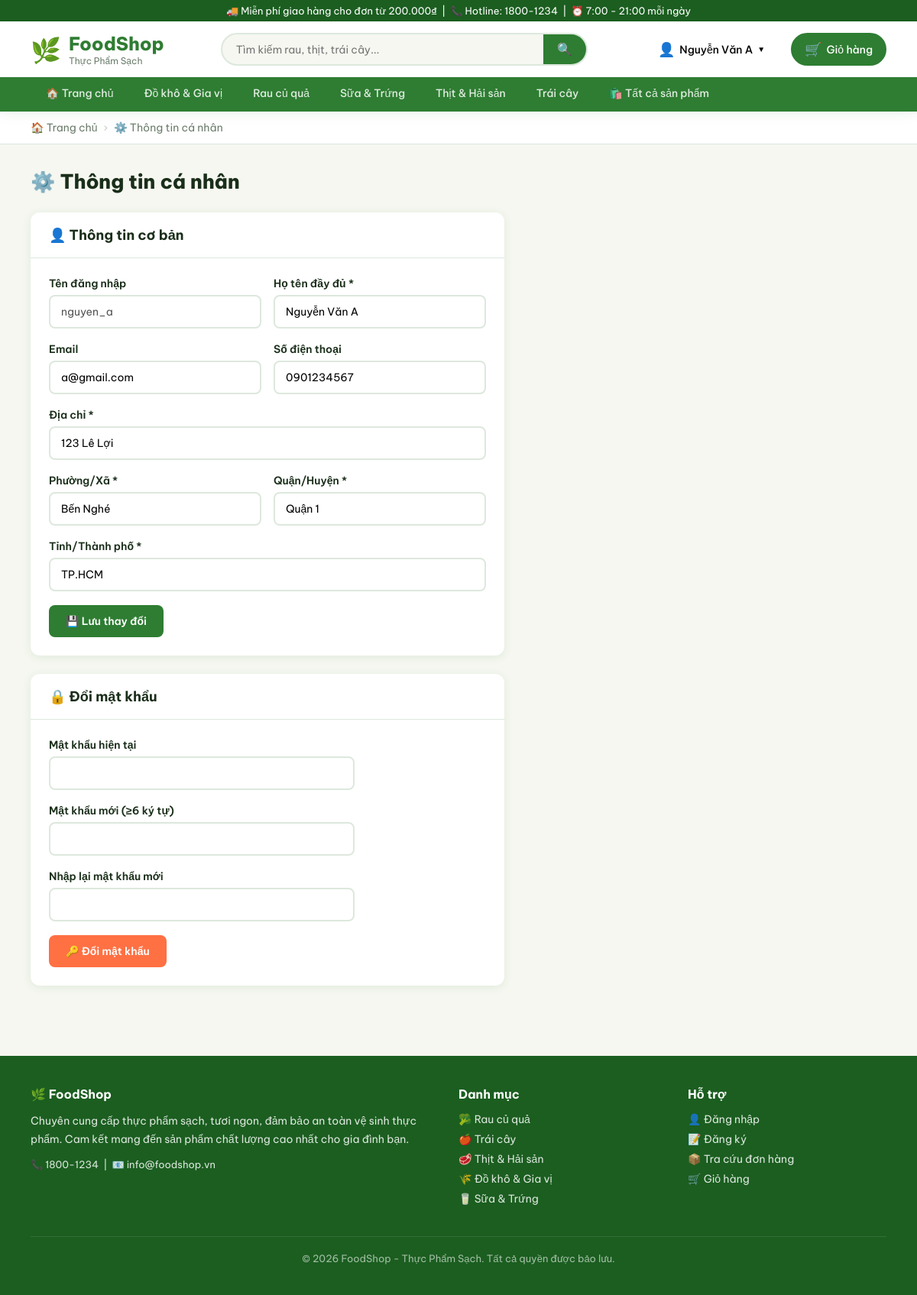
The app's page /profile.php (signed in) with its own data.
### tables this page shows
CREATE TABLE categories (
    id INT AUTO_INCREMENT PRIMARY KEY,
    name VARCHAR(200) NOT NULL,
    slug VARCHAR(200),
    description TEXT,
    status ENUM('show','hide') DEFAULT 'show',
    profit_rate DECIMAL(5,2) DEFAULT 20.00
);

CREATE TABLE users (
    id INT AUTO_INCREMENT PRIMARY KEY,
    username VARCHAR(100) NOT NULL UNIQUE,
    password VARCHAR(255) NOT NULL,
    fullname VARCHAR(200) NOT NULL,
    email VARCHAR(200) UNIQUE,
    phone VARCHAR(20),
    address TEXT,
    ward VARCHAR(100),
    district VARCHAR(100),
    city VARCHAR(100),
    role ENUM('admin','customer') DEFAULT 'customer',
    status ENUM('active','locked') DEFAULT 'active',
    created_at TIMESTAMP DEFAULT CURRENT_TIMESTAMP
);

### config/functions.php (called while the page is built, shortened)
<?php
function sanitize($str) {
    return htmlspecialchars(trim($str), ENT_QUOTES, 'UTF-8');
}
function isLoggedIn() {
    return isset($_SESSION['user_id']);
}
function getCategories($pdo) {
    return $pdo->query("SELECT * FROM categories WHERE status='show' ORDER BY name")->fetchAll();
}

### profile.php (the view, shortened to what this page needs)
<?php
require_once 'includes/header.php';
$user_id = $_SESSION['user_id'];
$stmt = $pdo->prepare("SELECT * FROM users WHERE id=?"); $stmt->execute([$user_id]);
$user = $stmt->fetch();
?>
<div class="breadcrumb">
    <a href="/shop/index.php">🏠 Trang chủ</a>
    <span class="sep">›</span>
    <span>⚙️ Thông tin cá nhân</span>
</div>
<div style="padding:32px 40px; max-width:700px;">
    <h1 style="font-size:26px;font-weight:800;margin-bottom:24px;">⚙️ Thông tin cá nhân</h1>
    <div class="card mb-3">
        <div class="card-header"><h3>👤 Thông tin cơ bản</h3></div>
        <div class="card-body">
            <form method="POST">
                <div class="form-row">
                    <div class="form-group">
                        <label>Tên đăng nhập</label>
                        <input type="text" class="form-control" value="<?= sanitize($user['username']) ?>" disabled>
                    </div>
                    <div class="form-group">
                        <label>Họ tên đầy đủ *</label>
                        <input type="text" name="fullname" class="form-control" value="<?= sanitize($user['fullname']) ?>" required>
                    </div>
                </div>
                <div class="form-row">
                    <div class="form-group">
                        <label>Email</label>
                        <input type="email" name="email" class="form-control" value="<?= sanitize($user['email']) ?>">
                    </div>
                    <div class="form-group">
                        <label>Số điện thoại</label>
                        <input type="tel" name="phone" class="form-control" value="<?= sanitize($user['phone']) ?>">
                    </div>
                </div>
                <div class="form-group">
                    <label>Địa chỉ *</label>
                    <input type="text" name="address" class="form-control" value="<?= sanitize($user['address']) ?>" required>
                </div>
                <div class="form-row">
                    <div class="form-group">
                        <label>Phường/Xã *</label>
                        <input type="text" name="ward" class="form-control" value="<?= sanitize($user['ward']) ?>" required>
                    </div>
                    <div class="form-group">
                        <label>Quận/Huyện *</label>
                        <input type="text" name="district" class="form-control" value="<?= sanitize($user['district']) ?>" required>
                    </div>
                </div>
                <div class="form-group">
                    <label>Tỉnh/Thành phố *</label>
                    <input type="text" name="city" class="form-control" value="<?= sanitize($user['city']) ?>" required>
                </div>
                <button type="submit" class="btn btn-primary">💾 Lưu thay đổi</button>
            </form>
        </div>
    </div>
    <div class="card">
        <div class="card-header"><h3>🔒 Đổi mật khẩu</h3></div>
        <div class="card-body">
            <form method="POST" style="max-width:400px;">
                <div class="form-group">
                    <label>Mật khẩu hiện tại</label>
                    <input type="password" name="old_password" class="form-control" required>
                </div>
                <div class="form-group">
                    <label>Mật khẩu mới (≥6 ký tự)</label>
                    <input type="password" name="new_password" class="form-control" required>
                </div>
                <div class="form-group">
                    <label>Nhập lại mật khẩu mới</label>
                    <input type="password" name="confirm_password" class="form-control" required>
                </div>
                <button type="submit" class="btn btn-accent">🔑 Đổi mật khẩu</button>
            </form>
        </div>
    </div>
</div>
<?php require_once 'includes/footer.php'; ?>

### includes/header.php (shortened to what this page needs)
<?php
require_once __DIR__ . '/../config/db.php';
require_once __DIR__ . '/../config/functions.php';
$categories = getCategories($pdo);
$current_page = basename($_SERVER['PHP_SELF']);
$current_dir = basename(dirname($_SERVER['PHP_SELF']));
?>
<!DOCTYPE html>
<html lang="vi">
<head>
<link rel="stylesheet" href="/shop/assets/css/style.css">
</head>
<body>
<header class="site-header">
    <div class="header-top">
        🚚 Miễn phí giao hàng cho đơn từ 200.000₫ &nbsp;|&nbsp; 📞 Hotline: 1800-1234 &nbsp;|&nbsp; ⏰ 7:00 - 21:00 mỗi ngày
    </div>
    <div class="header-main">
        <a href="/shop/index.php" class="logo">
            <span class="logo-icon">🌿</span>
            <div><div>FoodShop</div><div style="font-size:12px;font-weight:400;color:var(--text-muted)">Thực Phẩm Sạch</div></div>
        </a>
        <form class="search-bar" action="/shop/products.php" method="GET">
            <input type="text" name="q" placeholder="Tìm kiếm rau, thịt, trái cây..." value="<?= sanitize($_GET['q'] ?? '') ?>">
            <button type="submit">🔍</button>
        </form>
        <div class="header-actions">
            <?php if (isLoggedIn()): ?>
                <div class="user-dropdown">
                    <button class="btn-icon">
                        <span class="icon">👤</span>
                        <span><?= sanitize($_SESSION['fullname'] ?? 'Tài khoản') ?></span>
                        <span style="font-size:10px">▼</span>
                    </button>
                </div>
            <?php else: ?>
                <a href="/shop/login.php" class="btn-icon"><span class="icon">👤</span> Đăng nhập</a>
                <a href="/shop/register.php" class="btn btn-outline btn-sm">Đăng ký</a>
            <?php endif; ?>
            <a href="/shop/cart.php" class="btn-icon btn-cart" style="position:relative">
                <span class="icon">🛒</span> Giỏ hàng
            </a>
        </div>
    </div>
    <nav class="header-nav">
        <ul class="nav-list">
            <li><a href="/shop/index.php" class="<?= $current_page==='index.php'&&$current_dir!=='shop'||$current_page==='index.php'?'active':'' ?>">🏠 Trang chủ</a></li>
            <?php foreach ($categories as $cat): ?>
                <li><a href="/shop/products.php?cat=<?= $cat['id'] ?>"
                       class="<?= (isset($_GET['cat']) && $_GET['cat']==$cat['id'])?'active':'' ?>">
                    <?= sanitize($cat['name']) ?>
                </a></li>
            <?php endforeach; ?>
            <li><a href="/shop/products.php">🛍️ Tất cả sản phẩm</a></li>
        </ul>
    </nav>
</header>

### assets/css/style.css (style rules this page uses)
:root { --primary: #2e7d32; --primary-light: #4caf50; --primary-dark: #1b5e20; --accent: #ff7043; --accent-light: #ff8a65; --bg: #f5f7f0; --white: #ffffff; --text: #1a2e1a; --text-muted: #6b7c6b; --border: #dde8dd; --shadow: 0 2px 12px rgba(46,125,50,0.10); --shadow-hover: 0 8px 32px rgba(46,125,50,0.18); --radius: 12px; --radius-sm: 8px; }
* { box-sizing: border-box; margin: 0; padding: 0; }
body { font-family: 'Be Vietnam Pro', sans-serif; background: var(--bg); color: var(--text); min-height: 100vh; }
a { color: inherit; text-decoration: none; }
.site-header { background: var(--white); box-shadow: 0 2px 16px rgba(46,125,50,0.10); position: sticky; top: 0; z-index: 100; }
.header-top { background: var(--primary-dark); color: white; font-size: 13px; padding: 6px 0; text-align: center; }
.header-main { display: flex; align-items: center; justify-content: space-between; padding: 14px 40px; gap: 20px; }
.logo { display: flex; align-items: center; gap: 10px; font-size: 24px; font-weight: 800; color: var(--primary); }
.logo-icon { font-size: 32px; }
.search-bar { flex: 1; max-width: 480px; display: flex; align-items: center; background: var(--bg); border: 2px solid var(--border); border-radius: 50px; overflow: hidden; transition: border-color 0.2s; }
.search-bar input { flex: 1; padding: 10px 18px; border: none; background: transparent; font-family: inherit; font-size: 14px; outline: none; }
.search-bar button { padding: 10px 18px; background: var(--primary); color: white; border: none; cursor: pointer; font-size: 16px; transition: background 0.2s; }
.header-actions { display: flex; align-items: center; gap: 16px; }
.btn-icon { display: flex; align-items: center; gap: 6px; padding: 8px 16px; border-radius: 50px; font-size: 14px; font-weight: 500; transition: all 0.2s; cursor: pointer; border: 2px solid transparent; background: transparent; font-family: inherit; }
.btn-icon .icon { font-size: 18px; }
.btn-cart { position: relative; background: var(--primary); color: white !important; border-color: var(--primary) !important; }
.header-nav { background: var(--primary); padding: 0 40px; }
.nav-list { display: flex; list-style: none; gap: 0; }
.nav-list a { display: block; padding: 12px 20px; color: rgba(255,255,255,0.85); font-size: 14px; font-weight: 500; transition: all 0.2s; border-bottom: 3px solid transparent; }
.user-dropdown { position: relative; }
.btn { display: inline-flex; align-items: center; justify-content: center; gap: 6px; padding: 10px 20px; border-radius: var(--radius-sm); font-family: inherit; font-size: 14px; font-weight: 600; cursor: pointer; border: 2px solid transparent; transition: all 0.2s; text-decoration: none; }
.btn-primary { background: var(--primary); color: white; }
.btn-accent { background: var(--accent); color: white; }
.form-group { margin-bottom: 18px; }
.form-group label { display: block; font-weight: 600; font-size: 14px; margin-bottom: 6px; color: var(--text); }
.form-control { width: 100%; padding: 11px 14px; border: 2px solid var(--border); border-radius: var(--radius-sm); font-family: inherit; font-size: 14px; outline: none; transition: border-color 0.2s; background: white; }
.form-row { display: grid; grid-template-columns: 1fr 1fr; gap: 16px; }
.card { background: white; border-radius: var(--radius); box-shadow: var(--shadow); overflow: hidden; }
.card-header { padding: 18px 24px; border-bottom: 1px solid var(--border); display: flex; align-items: center; justify-content: space-between; }
.card-header h3 { font-size: 18px; font-weight: 700; }
.card-body { padding: 24px; }
.breadcrumb { display: flex; align-items: center; gap: 8px; font-size: 14px; color: var(--text-muted); padding: 12px 40px; background: white; border-bottom: 1px solid var(--border); }
.breadcrumb .sep { opacity: 0.4; }
.mb-3 { margin-bottom: 24px; }

### records on screen
categories: name "Đồ khô & Gia vị"
categories: name "Rau củ quả"
categories: name "Sữa & Trứng"
categories: name "Thịt & Hải sản"
categories: name "Trái cây"
users: username "nguyen_a", fullname "Nguyễn Văn A", email "a@gmail.com", phone "0901234567", address "123 Lê Lợi", ward "Bến Nghé", district "Quận 1", city "TP.HCM"

### other values on screen
$_SESSION['fullname'] "Nguyễn Văn A"
